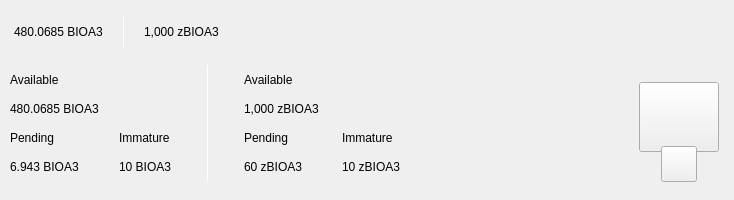
<?xml version="1.0" encoding="UTF-8"?>
<ui version="4.0">
 <class>TopBar</class>
 <widget class="QWidget" name="TopBar">
  <property name="geometry">
   <rect>
    <x>0</x>
    <y>0</y>
    <width>734</width>
    <height>200</height>
   </rect>
  </property>
  <property name="minimumSize">
   <size>
    <width>0</width>
    <height>200</height>
   </size>
  </property>
  <property name="maximumSize">
   <size>
    <width>16777215</width>
    <height>200</height>
   </size>
  </property>
  <property name="windowTitle">
   <string>Form</string>
  </property>
  <layout class="QVBoxLayout" name="verticalLayout_10" stretch="0">
   <property name="spacing">
    <number>0</number>
   </property>
   <property name="leftMargin">
    <number>0</number>
   </property>
   <property name="topMargin">
    <number>0</number>
   </property>
   <property name="rightMargin">
    <number>0</number>
   </property>
   <property name="bottomMargin">
    <number>0</number>
   </property>
   <item>
    <widget class="PFBorderImage" name="containerTop" native="true">
     <layout class="QVBoxLayout" name="verticalLayout_11">
      <property name="spacing">
       <number>0</number>
      </property>
      <property name="leftMargin">
       <number>0</number>
      </property>
      <property name="topMargin">
       <number>0</number>
      </property>
      <property name="rightMargin">
       <number>0</number>
      </property>
      <property name="bottomMargin">
       <number>0</number>
      </property>
      <item>
       <widget class="QWidget" name="top_container_2" native="true">
        <property name="minimumSize">
         <size>
          <width>0</width>
          <height>65</height>
         </size>
        </property>
        <layout class="QHBoxLayout" name="top_container">
         <property name="spacing">
          <number>0</number>
         </property>
         <property name="leftMargin">
          <number>14</number>
         </property>
         <property name="topMargin">
          <number>0</number>
         </property>
         <property name="rightMargin">
          <number>14</number>
         </property>
         <property name="bottomMargin">
          <number>0</number>
         </property>
         <item alignment="Qt::AlignVCenter">
          <widget class="QWidget" name="widgetTopAmount" native="true">
           <property name="sizePolicy">
            <sizepolicy hsizetype="Preferred" vsizetype="Maximum">
             <horstretch>0</horstretch>
             <verstretch>0</verstretch>
            </sizepolicy>
           </property>
           <layout class="QHBoxLayout" name="horizontalLayout_5">
            <property name="spacing">
             <number>0</number>
            </property>
            <property name="leftMargin">
             <number>0</number>
            </property>
            <property name="topMargin">
             <number>0</number>
            </property>
            <property name="rightMargin">
             <number>0</number>
            </property>
            <property name="bottomMargin">
             <number>0</number>
            </property>
            <item alignment="Qt::AlignTop">
             <widget class="QLabel" name="labelAmountTopBioA3">
              <property name="minimumSize">
               <size>
                <width>0</width>
                <height>36</height>
               </size>
              </property>
              <property name="styleSheet">
               <string notr="true">padding:0px;margin:0px;</string>
              </property>
              <property name="text">
               <string>480.0685 BIOA3</string>
              </property>
             </widget>
            </item>
            <item>
             <spacer name="horizontalSpacer_11">
              <property name="orientation">
               <enum>Qt::Horizontal</enum>
              </property>
              <property name="sizeType">
               <enum>QSizePolicy::Fixed</enum>
              </property>
              <property name="sizeHint" stdset="0">
               <size>
                <width>20</width>
                <height>20</height>
               </size>
              </property>
             </spacer>
            </item>
            <item alignment="Qt::AlignVCenter">
             <widget class="QLabel" name="label_16">
              <property name="minimumSize">
               <size>
                <width>1</width>
                <height>30</height>
               </size>
              </property>
              <property name="maximumSize">
               <size>
                <width>1</width>
                <height>30</height>
               </size>
              </property>
              <property name="styleSheet">
               <string notr="true">background-color:white;
padding:0px;
border:none;</string>
              </property>
              <property name="text">
               <string/>
              </property>
             </widget>
            </item>
            <item>
             <spacer name="horizontalSpacer_12">
              <property name="orientation">
               <enum>Qt::Horizontal</enum>
              </property>
              <property name="sizeType">
               <enum>QSizePolicy::Fixed</enum>
              </property>
              <property name="sizeHint" stdset="0">
               <size>
                <width>20</width>
                <height>20</height>
               </size>
              </property>
             </spacer>
            </item>
            <item alignment="Qt::AlignTop">
             <widget class="QLabel" name="labelAmountTopzBioA3">
              <property name="minimumSize">
               <size>
                <width>0</width>
                <height>36</height>
               </size>
              </property>
              <property name="text">
               <string>1,000 zBIOA3</string>
              </property>
             </widget>
            </item>
           </layout>
          </widget>
         </item>
         <item>
          <spacer name="horizontalSpacer">
           <property name="orientation">
            <enum>Qt::Horizontal</enum>
           </property>
           <property name="sizeHint" stdset="0">
            <size>
             <width>40</width>
             <height>20</height>
            </size>
           </property>
          </spacer>
         </item>
         <item>
          <layout class="QHBoxLayout" name="horizontalLayout_4">
           <property name="spacing">
            <number>12</number>
           </property>
           <property name="rightMargin">
            <number>0</number>
           </property>
           <item alignment="Qt::AlignRight">
            <widget class="QWidget" name="layoutSync" native="true">
             <property name="minimumSize">
              <size>
               <width>0</width>
               <height>36</height>
              </size>
             </property>
             <property name="maximumSize">
              <size>
               <width>16777215</width>
               <height>36</height>
              </size>
             </property>
             <layout class="QVBoxLayout" name="verticalLayout_9">
              <property name="leftMargin">
               <number>0</number>
              </property>
              <property name="topMargin">
               <number>0</number>
              </property>
              <property name="rightMargin">
               <number>0</number>
              </property>
              <property name="bottomMargin">
               <number>0</number>
              </property>
              <item>
               <widget class="ExpandableButton" name="pushButtonSync" native="true">
                <property name="minimumSize">
                 <size>
                  <width>36</width>
                  <height>36</height>
                 </size>
                </property>
                <property name="maximumSize">
                 <size>
                  <width>16777215</width>
                  <height>36</height>
                 </size>
                </property>
               </widget>
              </item>
             </layout>
            </widget>
           </item>
           <item>
            <widget class="ExpandableButton" name="pushButtonMint" native="true">
             <property name="minimumSize">
              <size>
               <width>36</width>
               <height>36</height>
              </size>
             </property>
            </widget>
           </item>
           <item>
            <widget class="ExpandableButton" name="pushButtonStack" native="true">
             <property name="minimumSize">
              <size>
               <width>36</width>
               <height>36</height>
              </size>
             </property>
            </widget>
           </item>
           <item>
            <widget class="ExpandableButton" name="pushButtonColdStaking" native="true">
             <property name="minimumSize">
              <size>
               <width>36</width>
               <height>36</height>
              </size>
             </property>
            </widget>
           </item>
           <item>
            <widget class="ExpandableButton" name="pushButtonConnection" native="true">
             <property name="minimumSize">
              <size>
               <width>36</width>
               <height>36</height>
              </size>
             </property>
            </widget>
           </item>
           <item>
            <widget class="ExpandableButton" name="pushButtonLock" native="true">
             <property name="sizePolicy">
              <sizepolicy hsizetype="Expanding" vsizetype="Expanding">
               <horstretch>0</horstretch>
               <verstretch>0</verstretch>
              </sizepolicy>
             </property>
             <property name="minimumSize">
              <size>
               <width>36</width>
               <height>0</height>
              </size>
             </property>
            </widget>
           </item>
           <item>
            <widget class="ExpandableButton" name="pushButtonTheme" native="true">
             <property name="minimumSize">
              <size>
               <width>36</width>
               <height>36</height>
              </size>
             </property>
             <property name="maximumSize">
              <size>
               <width>16777215</width>
               <height>36</height>
              </size>
             </property>
            </widget>
           </item>
           <item>
            <widget class="ExpandableButton" name="pushButtonFAQ" native="true">
             <property name="minimumSize">
              <size>
               <width>36</width>
               <height>36</height>
              </size>
             </property>
            </widget>
           </item>
          </layout>
         </item>
        </layout>
       </widget>
      </item>
      <item>
       <widget class="QWidget" name="bottom_container" native="true">
        <property name="minimumSize">
         <size>
          <width>0</width>
          <height>135</height>
         </size>
        </property>
        <layout class="QHBoxLayout" name="botton_container">
         <property name="leftMargin">
          <number>10</number>
         </property>
         <property name="topMargin">
          <number>0</number>
         </property>
         <property name="rightMargin">
          <number>10</number>
         </property>
         <property name="bottomMargin">
          <number>10</number>
         </property>
         <item>
          <layout class="QHBoxLayout" name="horizontalLayout_3">
           <property name="bottomMargin">
            <number>9</number>
           </property>
           <item>
            <layout class="QVBoxLayout" name="verticalLayout_7">
             <property name="spacing">
              <number>0</number>
             </property>
             <property name="leftMargin">
              <number>0</number>
             </property>
             <property name="rightMargin">
              <number>30</number>
             </property>
             <item>
              <layout class="QVBoxLayout" name="verticalLayout_2">
               <item>
                <widget class="QLabel" name="labelTitle1">
                 <property name="text">
                  <string>Available</string>
                 </property>
                </widget>
               </item>
               <item>
                <widget class="QLabel" name="labelAmountBioA3">
                 <property name="text">
                  <string>480.0685 BIOA3</string>
                 </property>
                </widget>
               </item>
              </layout>
             </item>
             <item>
              <layout class="QHBoxLayout" name="horizontalLayout_2">
               <property name="spacing">
                <number>0</number>
               </property>
               <item>
                <layout class="QVBoxLayout" name="verticalLayout_3">
                 <item>
                  <widget class="QLabel" name="labelTitle3">
                   <property name="text">
                    <string>Pending</string>
                   </property>
                  </widget>
                 </item>
                 <item>
                  <widget class="QLabel" name="labelPendingBioA3">
                   <property name="text">
                    <string>6.943 BIOA3</string>
                   </property>
                  </widget>
                 </item>
                </layout>
               </item>
               <item>
                <spacer name="horizontalSpacer_3">
                 <property name="orientation">
                  <enum>Qt::Horizontal</enum>
                 </property>
                 <property name="sizeType">
                  <enum>QSizePolicy::Fixed</enum>
                 </property>
                 <property name="sizeHint" stdset="0">
                  <size>
                   <width>40</width>
                   <height>20</height>
                  </size>
                 </property>
                </spacer>
               </item>
               <item>
                <layout class="QVBoxLayout" name="verticalLayout_4">
                 <item>
                  <widget class="QLabel" name="labelTitle4">
                   <property name="text">
                    <string>Immature</string>
                   </property>
                  </widget>
                 </item>
                 <item>
                  <widget class="QLabel" name="labelImmatureBioA3">
                   <property name="text">
                    <string>10 BIOA3</string>
                   </property>
                  </widget>
                 </item>
                </layout>
               </item>
              </layout>
             </item>
            </layout>
           </item>
           <item>
            <widget class="QLabel" name="label_9">
             <property name="minimumSize">
              <size>
               <width>1</width>
               <height>100</height>
              </size>
             </property>
             <property name="maximumSize">
              <size>
               <width>1</width>
               <height>16777215</height>
              </size>
             </property>
             <property name="styleSheet">
              <string notr="true">background-color:white;
padding:0px;
border:none;</string>
             </property>
             <property name="text">
              <string/>
             </property>
            </widget>
           </item>
           <item>
            <layout class="QVBoxLayout" name="verticalLayout_8">
             <property name="spacing">
              <number>0</number>
             </property>
             <property name="leftMargin">
              <number>30</number>
             </property>
             <item>
              <layout class="QVBoxLayout" name="verticalLayout">
               <item>
                <widget class="QLabel" name="labelTitle2">
                 <property name="text">
                  <string>Available</string>
                 </property>
                </widget>
               </item>
               <item>
                <widget class="QLabel" name="labelAmountzBioA3">
                 <property name="text">
                  <string>1,000 zBIOA3</string>
                 </property>
                </widget>
               </item>
              </layout>
             </item>
             <item>
              <layout class="QHBoxLayout" name="horizontalLayout">
               <property name="spacing">
                <number>0</number>
               </property>
               <item>
                <layout class="QVBoxLayout" name="verticalLayout_5">
                 <item>
                  <widget class="QLabel" name="labelTitle5">
                   <property name="text">
                    <string>Pending</string>
                   </property>
                  </widget>
                 </item>
                 <item>
                  <widget class="QLabel" name="labelPendingzBioA3">
                   <property name="text">
                    <string>60 zBIOA3</string>
                   </property>
                  </widget>
                 </item>
                </layout>
               </item>
               <item>
                <spacer name="horizontalSpacer_4">
                 <property name="orientation">
                  <enum>Qt::Horizontal</enum>
                 </property>
                 <property name="sizeType">
                  <enum>QSizePolicy::Fixed</enum>
                 </property>
                 <property name="sizeHint" stdset="0">
                  <size>
                   <width>40</width>
                   <height>20</height>
                  </size>
                 </property>
                </spacer>
               </item>
               <item>
                <layout class="QVBoxLayout" name="verticalLayout_6">
                 <item>
                  <widget class="QLabel" name="labelTitle6">
                   <property name="text">
                    <string>Immature</string>
                   </property>
                  </widget>
                 </item>
                 <item>
                  <widget class="QLabel" name="labelImmaturezBioA3">
                   <property name="text">
                    <string>10 zBIOA3</string>
                   </property>
                  </widget>
                 </item>
                </layout>
               </item>
              </layout>
             </item>
            </layout>
           </item>
          </layout>
         </item>
         <item>
          <spacer name="horizontalSpacer_2">
           <property name="orientation">
            <enum>Qt::Horizontal</enum>
           </property>
           <property name="sizeHint" stdset="0">
            <size>
             <width>40</width>
             <height>20</height>
            </size>
           </property>
          </spacer>
         </item>
         <item alignment="Qt::AlignHCenter|Qt::AlignVCenter">
          <widget class="QWidget" name="qrContainer" native="true">
           <property name="sizePolicy">
            <sizepolicy hsizetype="Preferred" vsizetype="Minimum">
             <horstretch>0</horstretch>
             <verstretch>0</verstretch>
            </sizepolicy>
           </property>
           <property name="minimumSize">
            <size>
             <width>90</width>
             <height>110</height>
            </size>
           </property>
           <property name="maximumSize">
            <size>
             <width>90</width>
             <height>110</height>
            </size>
           </property>
           <layout class="QVBoxLayout" name="containerQR">
            <property name="spacing">
             <number>0</number>
            </property>
            <property name="leftMargin">
             <number>5</number>
            </property>
            <property name="topMargin">
             <number>10</number>
            </property>
            <property name="rightMargin">
             <number>5</number>
            </property>
            <property name="bottomMargin">
             <number>0</number>
            </property>
            <item>
             <widget class="QPushButton" name="btnQr">
              <property name="minimumSize">
               <size>
                <width>70</width>
                <height>70</height>
               </size>
              </property>
              <property name="maximumSize">
               <size>
                <width>16777215</width>
                <height>70</height>
               </size>
              </property>
              <property name="focusPolicy">
               <enum>Qt::NoFocus</enum>
              </property>
              <property name="text">
               <string/>
              </property>
              <property name="iconSize">
               <size>
                <width>70</width>
                <height>70</height>
               </size>
              </property>
             </widget>
            </item>
            <item>
             <spacer name="verticalSpacer">
              <property name="orientation">
               <enum>Qt::Vertical</enum>
              </property>
              <property name="sizeType">
               <enum>QSizePolicy::Fixed</enum>
              </property>
              <property name="sizeHint" stdset="0">
               <size>
                <width>20</width>
                <height>20</height>
               </size>
              </property>
             </spacer>
            </item>
            <item alignment="Qt::AlignHCenter|Qt::AlignBottom">
             <widget class="QPushButton" name="pushButtonQR">
              <property name="minimumSize">
               <size>
                <width>36</width>
                <height>36</height>
               </size>
              </property>
              <property name="maximumSize">
               <size>
                <width>36</width>
                <height>36</height>
               </size>
              </property>
              <property name="focusPolicy">
               <enum>Qt::NoFocus</enum>
              </property>
              <property name="text">
               <string/>
              </property>
             </widget>
            </item>
           </layout>
          </widget>
         </item>
        </layout>
       </widget>
      </item>
     </layout>
    </widget>
   </item>
  </layout>
 </widget>
 <customwidgets>
  <customwidget>
   <class>ExpandableButton</class>
   <extends>QWidget</extends>
   <header>qt/bioa3/expandablebutton.h</header>
   <container>1</container>
  </customwidget>
  <customwidget>
   <class>PFBorderImage</class>
   <extends>QFrame</extends>
   <header>qt/bioa3/pfborderimage.h</header>
   <container>1</container>
  </customwidget>
 </customwidgets>
 <resources/>
 <connections/>
</ui>
